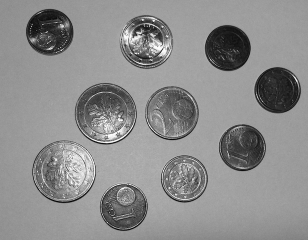
#> input picture Blatt_08_BVM/p08_muenzen.png, 308 x 240 px
$ python hough.py
#> lines starting #> are read from the running program, lines starting #| are printed output that depends on the picture; after the words box and inside, x2 and y2 are one past the last pixel; in counts of white or black regions, pixels touching at a corner belong together
import cv2
import numpy as np
from math import pi, sin, cos


def detect_coins(image, radius, hough_thresh):
    rows, cols = image.shape

    # Initialize result matrix with same dimensions as image
    result_matrix = np.zeros(image.shape)

    # Iterate over the image
    for x in range(rows - radius):
        for y in range(cols - radius):

            if image[x][y] == 255:
                # Calculate coordinates
                for theta in range(0, 360):
                    point_b = y - radius * sin(theta * pi / 180)
                    point_a = x - radius * cos(theta * pi / 180)

                    result_matrix[int(point_a)][int(point_b)] += 1

    # Draw circles and center points
    count, circles = center_points(image, result_matrix, radius, hough_thresh)

    return count, circles


def center_points(image, res_mat, radius, hough_thresh):
    # Initialize circles and center points
    center = np.where(res_mat > hough_thresh)
    circles = np.zeros(image.shape)

    # Set coin-counter and proximity
    coin_counter = 0
    proximity = 5

    # Iterate through the center-points
    for i in range(center[0].size):
        # Check if there is a nearby center within the proximity threshold
        is_near = any(
            np.sum(
                circles[
                center[0][i]: int(center[0][i] - (radius / proximity) * cos(theta * pi / 180)),
                center[1][i]: int(center[1][i] - (radius / proximity) * sin(theta * pi / 180)),
                ]
            ) > 128
            for theta in range(0, 360)
        )

        # If nothing is in proximity
        if not is_near:
            # Increment coin counter
            coin_counter += 1
            # Draw the center
            cv2.circle(circles, (center[1][i], center[0][i]), 1, 255, 3)
            # Draw circle around center
            cv2.circle(circles, (center[1][i], center[0][i]), radius, 150, 0)

    return coin_counter, circles


def print_coins(cents, radii, colors, total):
    # Start coin detection and draw circles and center
    for i in range(len(radii)):
        coin_counter, cent_circles = detect_coins(canny_image, radii[i], threshold)
        color_image[cent_circles >= threshold] = colors[i]

        # Print type and amount of coins
        print(f"{coin_counter} x {cents[i]} Cent")
        total += cents[i] * coin_counter

    # Print total value
    print(f"Total: {total} Cent")


# Load image
image = cv2.imread("p08_muenzen.png", cv2.IMREAD_GRAYSCALE)
#> image is the input picture: shape (240, 308); min 6, max 254, mean 140.8

# Apply gaussian and canny filter
gaussian_image = cv2.GaussianBlur(image, (5, 5), 1)
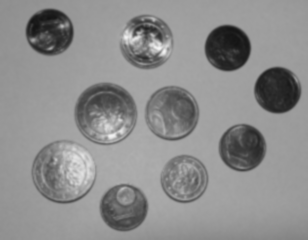
#> gaussian_image: shape (240, 308); min 19, max 246, mean 140.8
canny_image = cv2.Canny(gaussian_image, 170, 200)
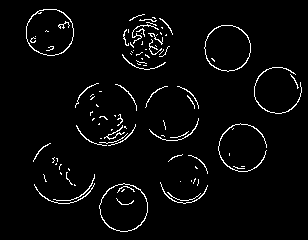
#> canny_image: shape (240, 308); 3.3% white in thin lines or dots, all inside (x1, y1, x2, y2) = (26, 9, 302, 232)

# Convert back to RGB
color_image = cv2.cvtColor(image, cv2.COLOR_GRAY2RGB)

# Initialize Threshold
threshold = 130

# Initialize Cent-type, radii and colors
cents = [1, 2, 5]
radii = [23, 27, 32]
colors = [[255, 0, 0], [0, 255, 0], [0, 0, 255]]
total = 0

print_coins(cents, radii, colors, total)
#> the loop in print_coins, `for i in range(len(radii)):` made 3 passes
#| 6 x 1 Cent
#| 2 x 2 Cent
#| 2 x 5 Cent
#> pass 1, in detect_coins, `count, circles = center_points(image, result_matrix, radius, hough_thr..`:
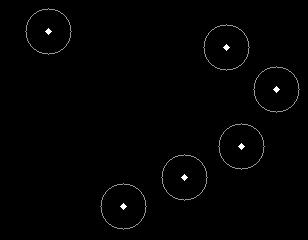
#> circles: shape (240, 308) float64; min 0, max 255, mean 2.1
#> pass 2, in detect_coins (call 2), `count, circles = center_points(image, result_matrix, radius, hough_thr..`:
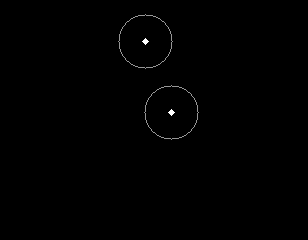
#> circles: shape (240, 308) float64; min 0, max 255, mean 0.8
#> after the loop in print_coins, `for i in range(len(radii)):`:
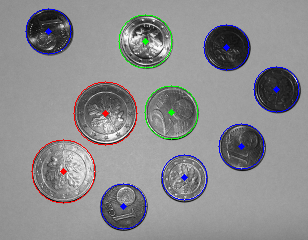
#> color_image: shape (240, 308, 3); 2.28% of pixels changed, all inside (x1, y1, x2, y2) = (25, 8, 300, 230)
#> after the loop in print_coins, `for i in range(len(radii)):`: total = 20
#| Total: 20 Cent

cv2.imshow("hough", color_image)
cv2.waitKey()
cv2.destroyAllWindows()
